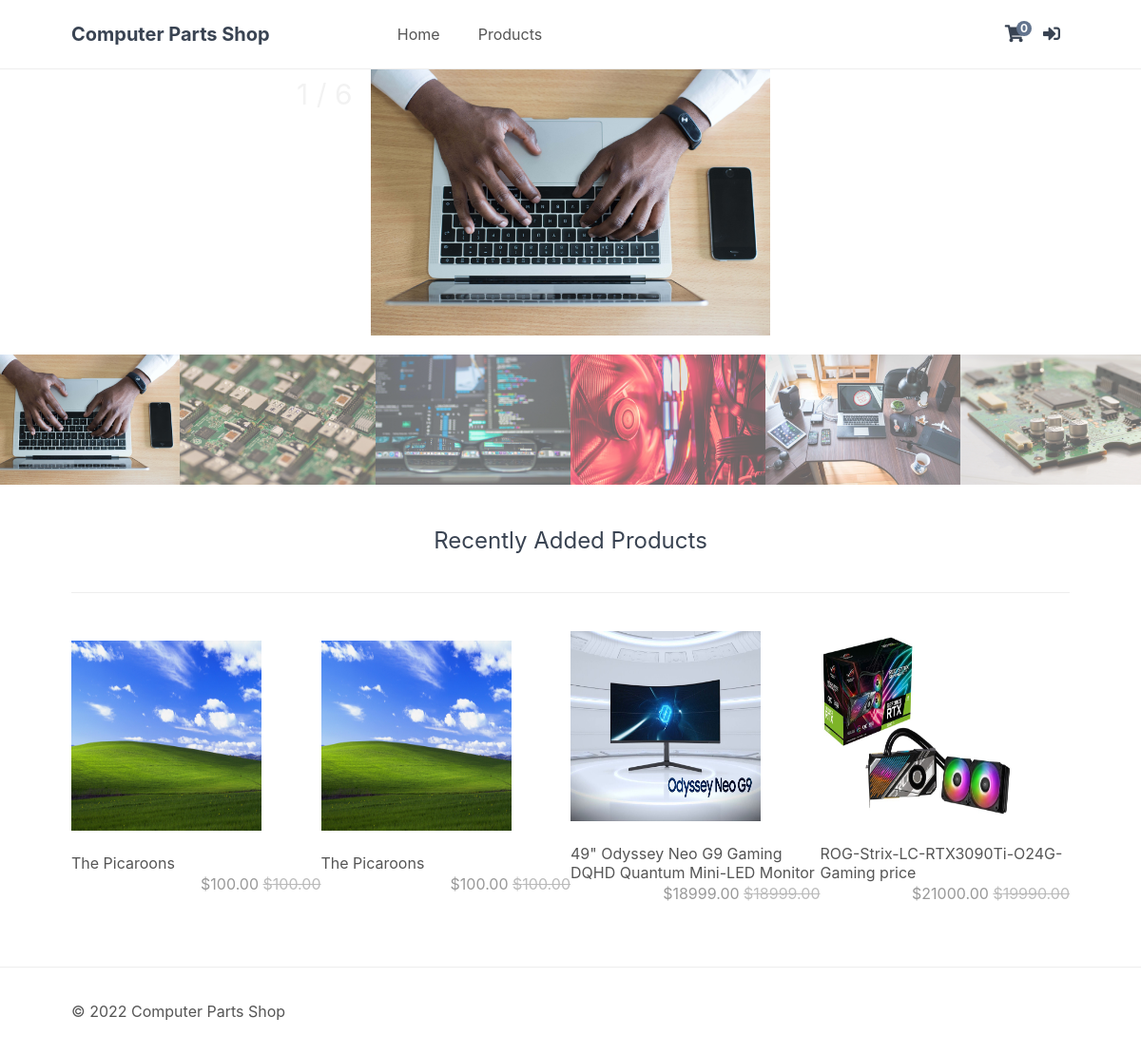
The page / on the database its author committed.
### tables this page shows
CREATE TABLE `products` (
  `id` int(11) NOT NULL,
  `name` varchar(200) NOT NULL,
  `description` text DEFAULT NULL,
  `price` decimal(7,2) NOT NULL,
  `rrp` decimal(7,2) NOT NULL DEFAULT 0.00,
  `quantity` int(11) NOT NULL,
  `img` text NOT NULL,
  `date_added` datetime NOT NULL DEFAULT current_timestamp()
);

### index.php (called while the page is built, shortened)
<?php
    include 'functions.php';
    $page = isset($_GET['page']) && file_exists($_GET['page'] . '.php') ? $_GET['page'] : 'home';
    include $page . '.php';
?>

### home.php (the view, shortened to what this page needs)
<?php
$stmt = $pdo->prepare('SELECT * FROM products ORDER BY date_added DESC LIMIT 4');
$stmt->execute();
$recently_added_products = $stmt->fetchAll(PDO::FETCH_ASSOC);
?>
<?=template_header('Home')?>
<div class="featured">
	<div class="container">
	  <div class="mySlides">
	    <div class="numbertext">1 / 6</div>
	      <img src="product_items/banner_imgs/banner_1.jpg" style="width:70%" class="center">
	  </div>
	  <a class="prev" onclick="plusSlides(-1)">&#10094;</a>
	  <a class="next" onclick="plusSlides(1)">&#10095;</a>
	  <div class="caption-container">
	  </div>
	  <div class="row">
	    <div class="column">
	      <img class="demo cursor" src="product_items/banner_imgs/banner_1.jpg" style="width:100%" onclick="currentSlide(1)">
	    </div>
	    <div class="column">
	      <img class="demo cursor" src="product_items/banner_imgs/banner_2.jpg" style="width:100%" onclick="currentSlide(2)">
	    </div>
	    <div class="column">
	      <img class="demo cursor" src="product_items/banner_imgs/banner_3.jpg" style="width:100%" onclick="currentSlide(3)">
	    </div>
	    <div class="column">
	      <img class="demo cursor" src="product_items/banner_imgs/banner_4.jpg" style="width:100%" onclick="currentSlide(4)">
	    </div>
	    <div class="column">
	      <img class="demo cursor" src="product_items/banner_imgs/banner_5.jpg" style="width:100%" onclick="currentSlide(5)">
	    </div>
	    <div class="column">
	      <img class="demo cursor" src="product_items/banner_imgs/banner_6.jpg" style="width:100%" onclick="currentSlide(6)">
	    </div>
	  </div>
	</div>
</div>
<div class="recentlyadded content-wrapper">
    <h2>Recently Added Products</h2>
    <div class="products">
        <?php foreach ($recently_added_products as $product): ?>
        <a href="index.php?page=product&id=<?=htmlspecialchars($product['id'], ENT_QUOTES, 'UTF-8')?>" class="product">
            <img src=<?=htmlspecialchars($product['img'], ENT_QUOTES, 'UTF-8')?> width="200" height="200" alt="<?=htmlspecialchars($product['name'], ENT_QUOTES, 'UTF-8')?>">
            <span class="name"><?=htmlspecialchars($product['name'], ENT_QUOTES, 'UTF-8')?></span>
            <span class="price">
                &dollar;<?=$product['price']?>
                <?php if ($product['rrp'] > 0): ?>
                <span class="rrp">&dollar;<?=htmlspecialchars($product['rrp'], ENT_QUOTES, 'UTF-8')?></span>
                <?php endif; ?>
            </span>
        </a>
        <?php endforeach; ?>
    </div>
</div>
<?=template_footer()?>

### css/style.css (style rules this page uses)
* { box-sizing: border-box; font-family: -apple-system, BlinkMacSystemFont, "segoe ui", roboto, oxygen, ubuntu, cantarell, "fira sans", "droid sans", "helvetica neue", Arial, sans-serif; font-size: 16px; -webkit-font-smoothing: antialiased; -moz-osx-font-smoothing: grayscale; }
html { height: 100%; }
body { position: relative; min-height: 100%; color: #555555; background-color: #FFFFFF; margin: 0; padding-bottom: 100px; }
h1, h2, h3, h4, h5 { color: #394352; }
.content-wrapper { width: 1050px; margin: 0 auto; }
main .recentlyadded h2 { display: block; font-weight: normal; margin: 0; padding: 40px 0; font-size: 24px; text-align: center; width: 100%; border-bottom: 1px solid #EEEEEE; }
main .recentlyadded .products, main .products .products-wrapper { display: flex; flex-wrap: wrap; align-items: center; justify-content: space-between; padding: 40px 0 0 0; }
main .recentlyadded .products .product, main .products .products-wrapper .product { display: block; overflow: hidden; text-decoration: none; width: 25%; padding-bottom: 60px; }
main .recentlyadded .products .product img, main .products .products-wrapper .product img { transform: scale(1); transition: transform 1s; }
main .recentlyadded .products .product .name, main .products .products-wrapper .product .name { display: block; color: #555555; padding: 20px 0 2px 0; }
main .recentlyadded .products .product .price, main .products .products-wrapper .product .price { display: block; color: #999999; }
main .recentlyadded .products .product .rrp, main .products .products-wrapper .product .rrp { color: #BBBBBB; text-decoration: line-through; }

### css/slideshow_gallery.css (style rules this page uses)
* { box-sizing: border-box; }
.container { position: relative; overflow: hidden; }
.mySlides { display: none; max-width: 50%; margin-left: auto; margin-right: auto; }
.cursor { cursor: pointer; }
.prev, .next { cursor: pointer; position: absolute; top: 40%; width: auto; padding: 16px; margin-top: -50px; color: white; font-weight: bold; font-size: 20px; border-radius: 0 3px 3px 0; user-select: none; -webkit-user-select: none; }
.next { right: 0; border-radius: 3px 0 0 3px; }
.numbertext { color: #f2f2f2; font-size: 30px; padding: 8px 12px; position: absolute; top: 0; }
.row:after { content: ""; display: table; clear: both; }
.column { float: left; width: 16.66%; background-size: contain; }
.demo { opacity: 0.6; }
.active, .demo:hover { opacity: 1; }
.center { display: block; margin-left: auto; margin-right: auto; width: 70%; }

### css/payment_form.css (style rules this page uses)
.row { display: -ms-flexbox; display: flex; -ms-flex-wrap: wrap; flex-wrap: wrap; margin: 0 -16px; }
a { color: #2196F3; }
span.price { float: right; color: grey; }

### rows shown on the page
products: img (picture), name "The Picaroons", price "100.00", rrp "100.00"
products: img (picture), name "The Picaroons", price "100.00", rrp "100.00"
products: img (picture), name "49\" Odyssey Neo G9 Gaming DQHD Quantum Mini-LED Monitor", price "18999.00", rrp "18999.00"
products: img (picture), name "ROG-Strix-LC-RTX3090Ti-O24G-Gaming price", price "21000.00", rrp "19990.00"

### other values the page prints
$num_items_in_cart "0"
